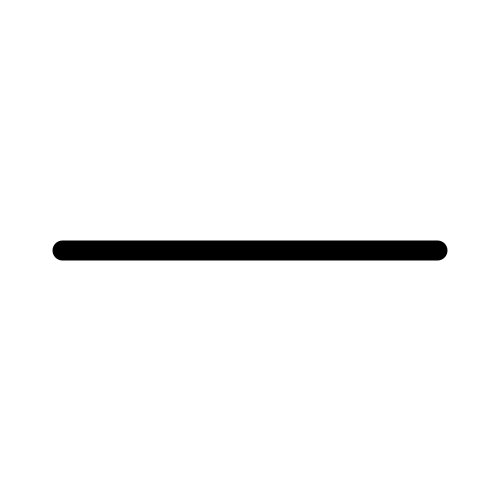
Frame 1 (no input)
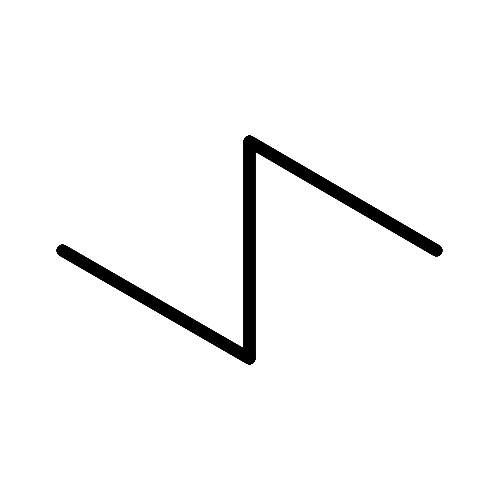
Frame 60 (the mouse pressed at the canvas centre just before this capture)
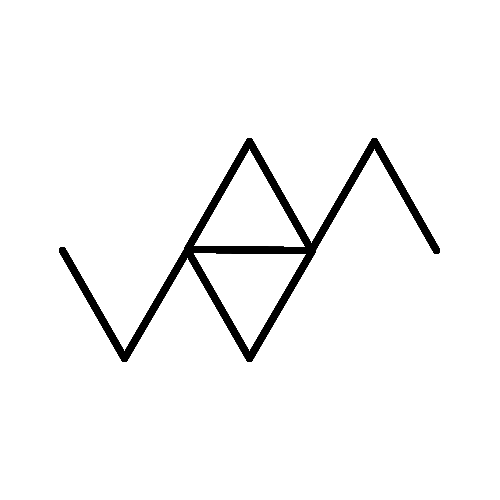
Frame 120 (the mouse held since frame 60 and released just before this capture)

The Processing sketch that drew these frames (run headless with seeded random() and noise(); from frame 60 on, the mouse is pressed at the canvas centre):

// Processing sketch: processing_158391
// ── processing_158391.pde

int maxDepth = 10;
int framesPerDepth = 50;

void setup() {
  size(500, 500);
  background(255);
  stroke(0);
  //frameRate(10);
  strokeWeight(20);
}

void draw() {
  int currentDepth = int (frameCount / framesPerDepth);
  if(currentDepth < maxDepth) {
    if(frameCount % framesPerDepth == 0) {
      background(255);
    }
    translate(width/8, height/2);
    dragon(currentDepth);
  }
}

void dragon(int currentDepth) {
  if (currentDepth > 0) {
    pushMatrix();
    scale(2*cos(PI/6)/3);
    rotate(PI/6);
    dragon(currentDepth-1);
    translate(0.75*width, 0);
    rotate(PI+PI/3);
    dragon(currentDepth-1);
    translate(0.75*width, 0);
    rotate(HALF_PI+PI/6);
    dragon(currentDepth-1);
    popMatrix();
  } else {
    line(0, 0, 0.75*width, 0);
  }
}
